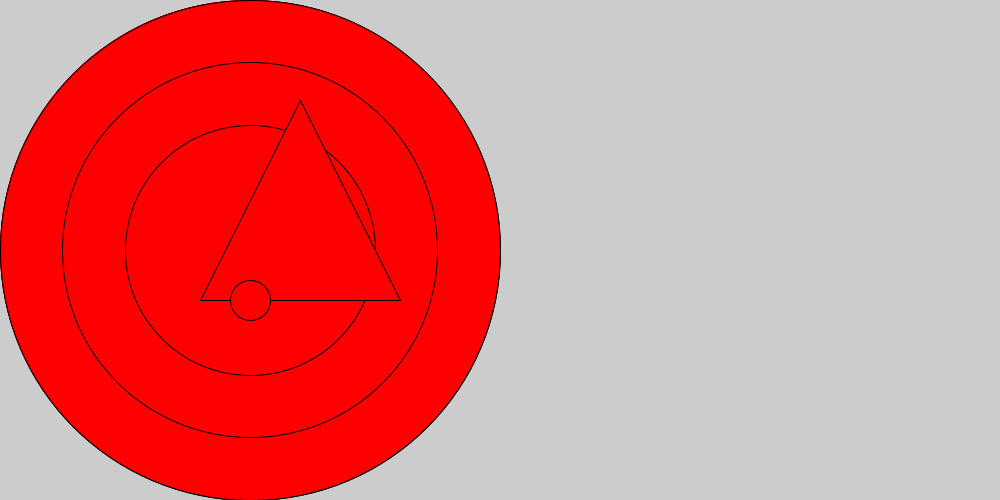
Frame 1 (no input)
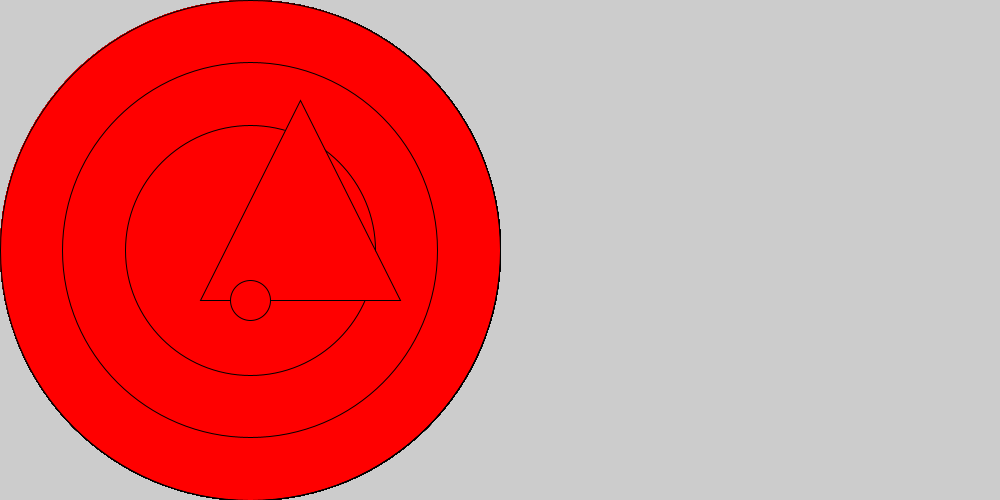
Frame 60 (the mouse pressed at the canvas centre just before this capture)
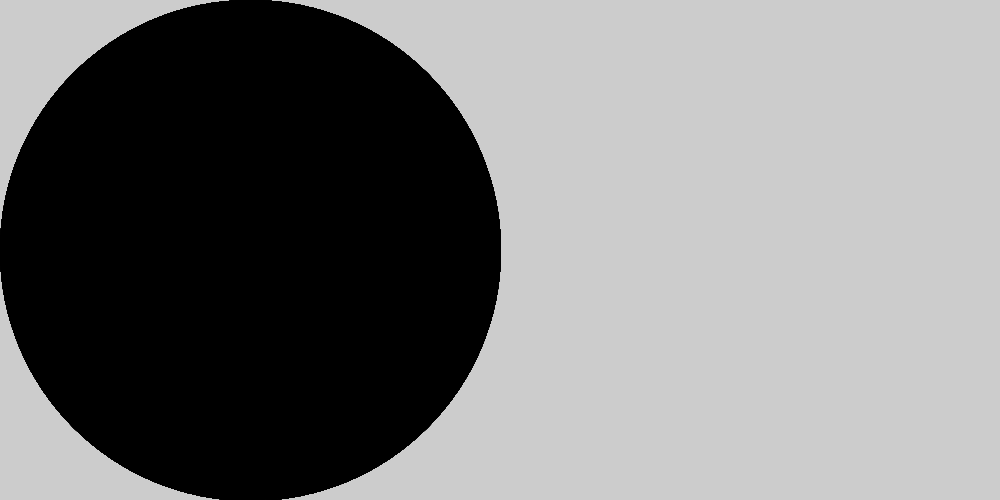
Frame 120 (the mouse held since frame 60 and released just before this capture)

The Processing sketch that drew these frames (run headless with seeded random() and noise(); from frame 60 on, the mouse is pressed at the canvas centre):

// Processing sketch: first_project
// ── first_project.pde
void setup(){
size(1000, 500);
}
void draw(){
 fill(255, 00, 0);
if(mousePressed){
  fill(0, 0, 0);
}
ellipse(250, 250, 500, 500);

ellipse(250, 250, 375, 375);

ellipse(250, 250, 250, 250);

rect(250, 250, 50, 50);

triangle(200, 300, 400, 300, 300, 100);

ellipse(250, 250, 500, 500);

ellipse(250, 250, 375, 375);

ellipse(250, 250, 250, 250);

rect(250, 250, 50, 50);

triangle(200, 300, 400, 300, 300, 100);

ellipse(250, 300, 40, 40);
}
